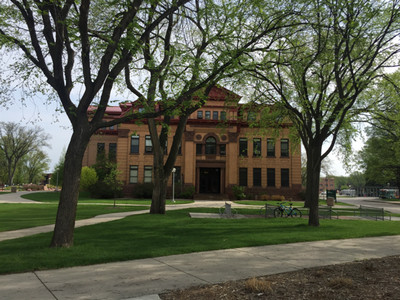
#> input picture 0408/school.jpg, 400 x 300 px
$ python '自適應函數.py'
#> lines starting #> are read from the running program, lines starting #| are printed output that depends on the picture; after the words box and inside, x2 and y2 are one past the last pixel; in counts of white or black regions, pixels touching at a corner belong together
import cv2
import sys
src = cv2.imread(sys.path[0]+"/school.jpg",cv2.IMREAD_GRAYSCALE)     # 灰階讀取
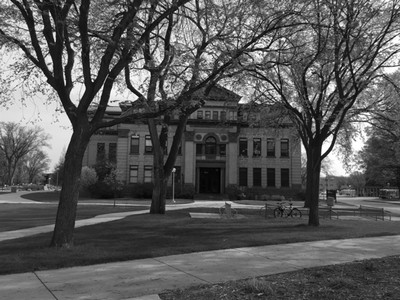
#> src: shape (300, 400); min 0, max 255, mean 88
thresh = 127                                            # 閾值
maxval = 255                                            # 定義像素最大值
ret,dst = cv2.threshold(src,thresh,maxval,cv2.THRESH_BINARY)    # 二值化處理
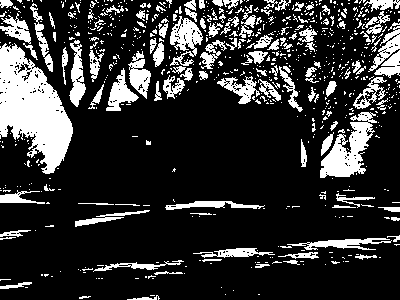
#> dst: shape (300, 400); 20% white; 738 white regions (610 under 20 px), largest, box (x1, y1, x2, y2) and area: (0, 43, 73, 174) 5388, (320, 112, 377, 178) 1756, (170, 16, 203, 66) 818
#> ret = 127
# 自適應閾值計算方法為ADAPTIVE_THRESH_MEAN_C
dst_mean = cv2.adaptiveThreshold(src,maxval,cv2.ADAPTIVE_THRESH_MEAN_C,
                                 cv2.THRESH_BINARY,3,5)
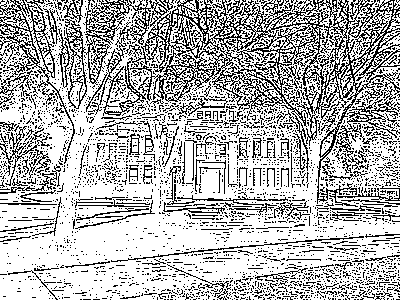
#> dst_mean: shape (300, 400); 70.9% white; black in thin lines or dots
# 自適應閾值計算方法為ADAPTIVE_THRESH_GAUSSIAN_C
dst_gauss = cv2.adaptiveThreshold(src,maxval,cv2.ADAPTIVE_THRESH_GAUSSIAN_C,
                                 cv2.THRESH_BINARY,3,5)
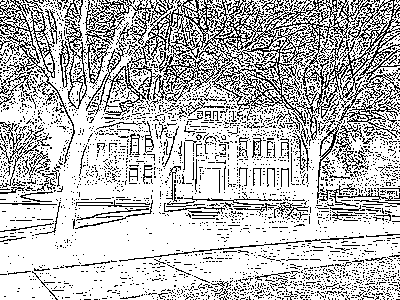
#> dst_gauss: shape (300, 400); 74.3% white; black in thin lines or dots
cv2.imshow("src",src)                                   # 顯示原始影像
cv2.imshow("THRESH_BINARY",dst)                         # 顯示二值化處理影像
cv2.imshow("ADAPTIVE_THRESH_MEAN_C",dst_mean)           # 顯示自適應閾值結果
cv2.imshow("ADAPTIVE_THRESH_GAUSSIAN_C",dst_gauss)      # 顯示自適應閾值結果

cv2.waitKey(0)
cv2.destroyAllWindows()

$ run again, with 0408/minnesota.jpg copied over 0408/school.jpg
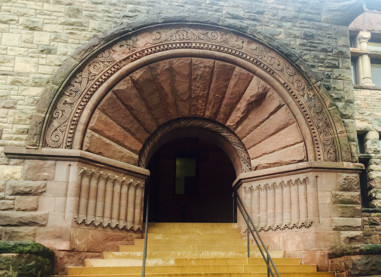
#> input picture 0408/minnesota.jpg, 381 x 277 px
#> `ret,dst = cv2.threshold(src,thresh,maxval,cv2.THRESH_BINARY)`:
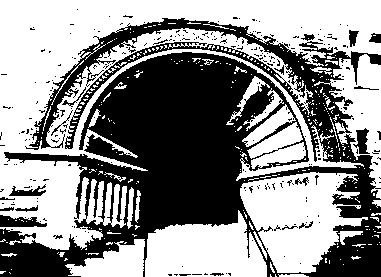
#> dst: shape (277, 381); 55.9% white; 269 black regions (248 under 20 px), largest, box (x1, y1, x2, y2) and area: (0, 18, 381, 277) 44092, (0, 215, 47, 227) 378, (353, 128, 370, 154) 238
#> ret = 127
#> dst_mean: shape (277, 381); 75.4% white; black in thin lines or dots
#> `dst_gauss = cv2.adaptiveThreshold(src,maxval,cv2.ADAPTIVE_THRESH_GAUSS..`:
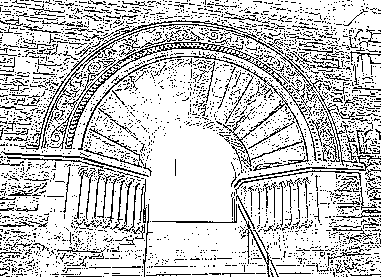
#> dst_gauss: shape (277, 381); 78.9% white; black in thin lines or dots
